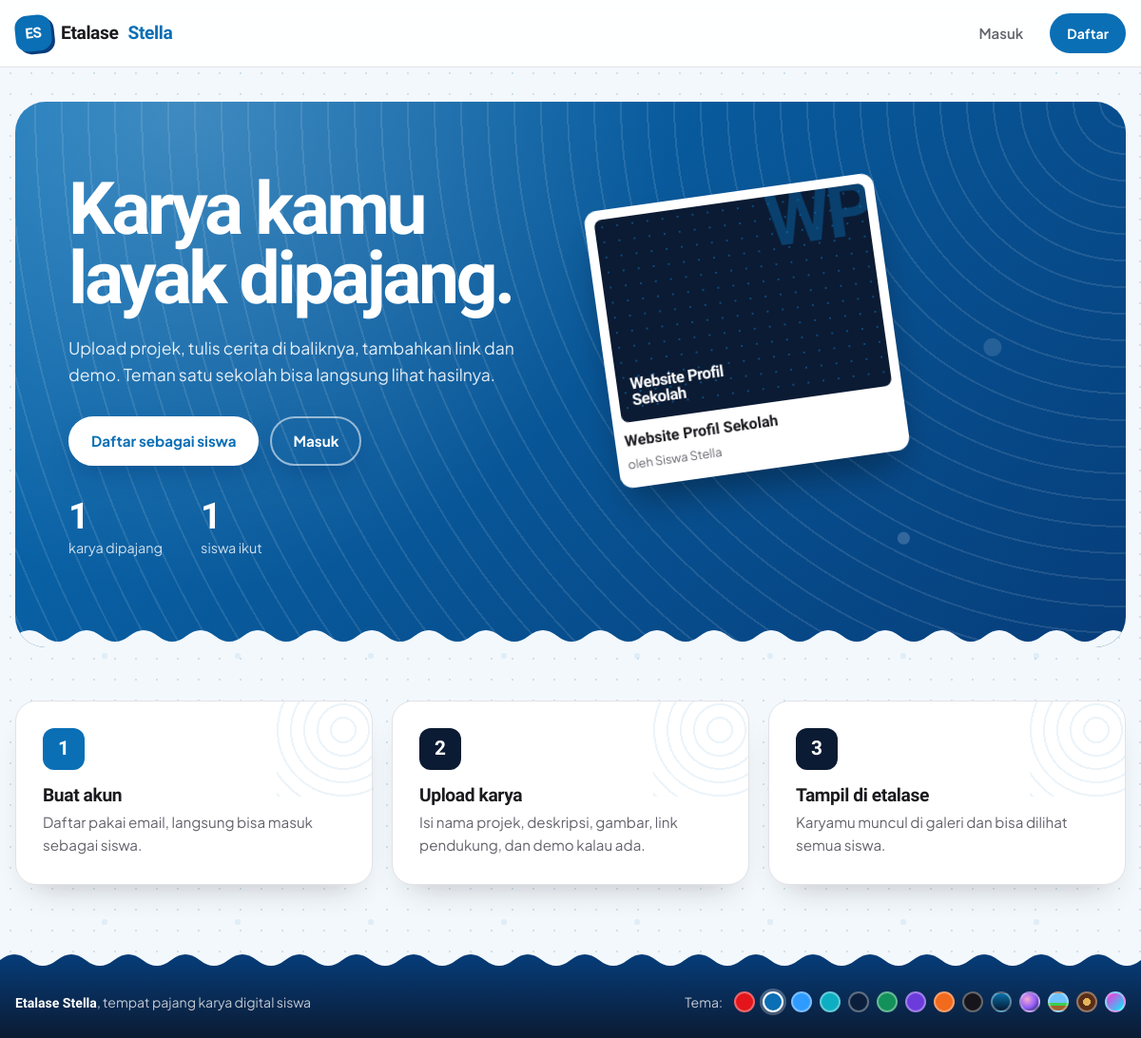
The page / on the database its author committed.
### tables this page shows
CREATE TABLE projects (
  id           INT AUTO_INCREMENT PRIMARY KEY,
  user_id      INT NOT NULL,
  nama_project VARCHAR(150) NOT NULL,
  deskripsi    TEXT NOT NULL,
  gambar       VARCHAR(255) DEFAULT NULL,
  link_project VARCHAR(255) DEFAULT NULL,
  link_demo    VARCHAR(255) DEFAULT NULL,
  created_at   TIMESTAMP DEFAULT CURRENT_TIMESTAMP,
  CONSTRAINT fk_projects_user FOREIGN KEY (user_id)
    REFERENCES users(id) ON DELETE CASCADE
);

CREATE TABLE users (
  id         INT AUTO_INCREMENT PRIMARY KEY,
  nama       VARCHAR(100) NOT NULL,
  email      VARCHAR(150) NOT NULL UNIQUE,
  password   VARCHAR(255) NOT NULL,
  role       ENUM('super_admin','admin','siswa') NOT NULL DEFAULT 'siswa',
  created_at TIMESTAMP DEFAULT CURRENT_TIMESTAMP
);

### index.php (the view, shortened to what this page needs)
<?php
require_once __DIR__ . '/includes/auth.php';
$total = $pdo->query('SELECT COUNT(*) FROM projects')->fetchColumn();
$siswa = $pdo->query("SELECT COUNT(*) FROM users WHERE role='siswa'")->fetchColumn();
$pajang = $pdo->query('SELECT p.id, p.nama_project, p.gambar, u.nama FROM projects p
                       JOIN users u ON u.id = p.user_id ORDER BY p.created_at DESC LIMIT 3')->fetchAll();
include __DIR__ . '/includes/header.php';
?>
<section class="hero">
    <div>
        <h1>Karya kamu layak dipajang.</h1>
        <p class="lead">Upload projek, tulis cerita di baliknya, tambahkan link dan demo. Teman satu sekolah bisa langsung lihat hasilnya.</p>
        <div class="hero-actions">
            <a href="<?= url('register.php') ?>" class="btn">Daftar sebagai siswa</a>
            <a href="<?= url('login.php') ?>" class="btn btn-ghost">Masuk</a>
        </div>
        <div class="stats">
            <div><strong><?= (int)$total ?></strong><span>karya dipajang</span></div>
            <div><strong><?= (int)$siswa ?></strong><span>siswa ikut</span></div>
        </div>
    </div>
    <div class="vitrine">
        <?php if ($pajang): foreach ($pajang as $p): ?>
            <a href="<?= url('login.php') ?>" class="polaroid">
                <div class="ph-img">
                    <?php if (project_img($p)): ?>
                        <img src="<?= project_img($p) ?>" alt="<?= e($p['nama_project']) ?>">
                    <?php else: ?>
                        <?= project_cover($p) ?>
                    <?php endif; ?>
                </div>
                <strong><?= e($p['nama_project']) ?></strong>
                <small>oleh <?= e($p['nama']) ?></small>
            </a>
        <?php endforeach; else: ?>
            <div class="polaroid"><div class="ph-img"><div class="no-img">?</div></div>
                <strong>Karyamu bisa jadi yang pertama</strong><small>Etalase masih kosong</small></div>
        <?php endif; ?>
    </div>
</section>
<section class="steps">
    <div class="step"><b>1</b><h3>Buat akun</h3><p>Daftar pakai email, langsung bisa masuk sebagai siswa.</p></div>
    <div class="step"><b>2</b><h3>Upload karya</h3><p>Isi nama projek, deskripsi, gambar, link pendukung, dan demo kalau ada.</p></div>
    <div class="step"><b>3</b><h3>Tampil di etalase</h3><p>Karyamu muncul di galeri dan bisa dilihat semua siswa.</p></div>
</section>
<?php include __DIR__ . '/includes/footer.php'; ?>

### includes/auth.php (shortened to what this page needs)
<?php
function e($str)
{
    return htmlspecialchars((string)$str, ENT_QUOTES, 'UTF-8');
}
function url($path = '')
{
    return BASE_URL . '/' . ltrim($path, '/');
}
function project_img(array $p)
{
    return null;
}
function project_cover(array $p, $big = false)
{
    $judul = $p['nama_project'] ?? 'Karya';
    $kata = preg_split('/\s+/', trim($judul));
    $inisial = strtoupper(substr($kata[0] ?? '', 0, 1) . substr($kata[1] ?? '', 0, 1));
    $variasi = ((int)($p['id'] ?? 0)) % 4;
    return '<div class="cover cover-' . $variasi . ($big ? ' cover-big' : '') . '">'
         . '<span class="cover-mark">' . e($inisial) . '</span>'
         . '<span class="cover-title">' . e($judul) . '</span>'
         . (!empty($p['nama']) ? '<span class="cover-by">karya ' . e($p['nama']) . '</span>' : '')
         . '</div>';
}

### rows shown on the page
projects: nama_project "WP", nama_project "Website Profil Sekolah", user.nama "Siswa Stella"

### other values the page prints
$total "1"
$siswa "1"
